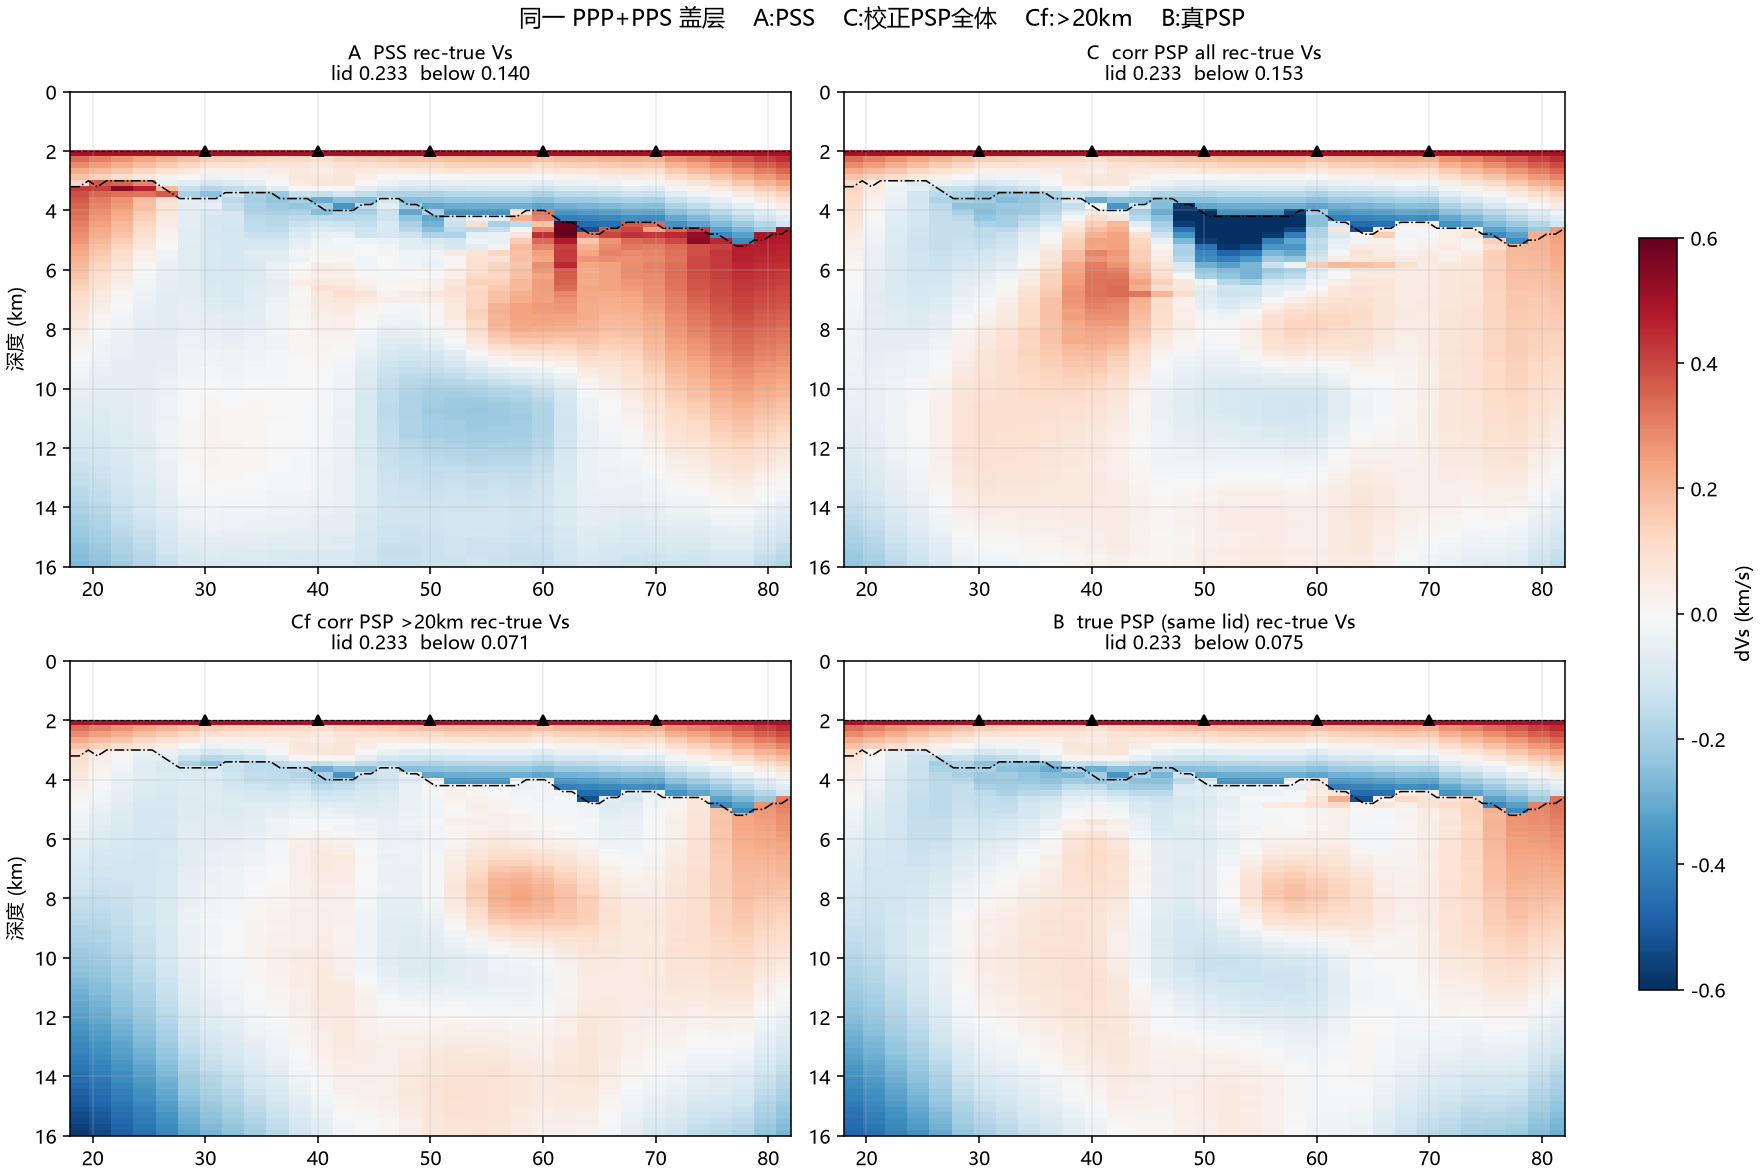

Write Python code to recreate this figure.
#!/usr/bin/env python
# -*- coding: utf-8 -*-
"""面下 Vs：PSS vs 正演校正 PSP（全体 / >20 km），对照全真 PSP。"""

from __future__ import annotations

import sys
from pathlib import Path

import matplotlib

matplotlib.use("Agg")
import matplotlib.pyplot as plt
import numpy as np

HERE = Path(__file__).resolve().parent
ROOT = HERE.parent
sys.path.insert(0, str(HERE))
sys.path.insert(0, str(ROOT))
sys.path.insert(0, str(ROOT / "inv_2d"))
sys.path.insert(0, str(ROOT.parents[1]))
sys.path.insert(0, str(ROOT.parents[1].parent / "water_inv"))
import inv_grid as g  # noqa: E402
from check_joint import DCLIM, OBS_XS, PHASES, region_rms, ttrms  # noqa: E402
from check_lvz import load_vp_vs  # noqa: E402
from check_sparse import _rms  # noqa: E402

plt.rcParams["font.sans-serif"] = ["Microsoft YaHei", "SimHei", "DejaVu Sans"]
plt.rcParams["axes.unicode_minus"] = False

XLO, XHI = 18.0, 82.0


def _print_vs(lab, xs, zs, rec, true):
    print(
        f"  {lab:22s}  lid {region_rms(xs, zs, rec, true, lid=True):.4f}  "
        f"below {region_rms(xs, zs, rec, true, lid=False):.4f}  "
        f"crust {region_rms(xs, zs, rec, true, lid=None):.4f}"
    )


def _style(ax, title):
    xs_l = np.linspace(XLO, XHI, 80)
    ax.plot(xs_l, [g.z_conv(x) for x in xs_l], "k-.", lw=0.8, zorder=2)
    ax.plot(xs_l, [g.H] * len(xs_l), "k--", lw=0.6, zorder=2)
    ax.plot(list(OBS_XS), [g.H] * len(OBS_XS), "k^", ms=5, zorder=7)
    ax.set_xlim(XLO, XHI)
    ax.set_ylim(16, 0)
    ax.set_title(title, fontsize=10)
    ax.grid(True, alpha=0.25)


def main() -> int:
    folders = (
        ("A  PSS", HERE / "path_a"),
        ("C  corr PSP all", HERE / "path_c"),
        ("Cf corr PSP >20km", HERE / "path_cf"),
        ("B  true PSP (same lid)", HERE / "path_bf"),
    )
    xs, zs, _, _, _, t_vs, _, _ = load_vp_vs(HERE / "path_a")
    recs = []
    print("Vs rec vs true")
    for lab, folder in folders:
        if not (folder / "rec_vs.smesh").is_file():
            print(f"  {lab:22s}  no rec_vs")
            recs.append((lab, None))
            continue
        _, _, _, _, _, t_vs_f, _, r_vs = load_vp_vs(folder)
        _print_vs(lab, xs, zs, r_vs, t_vs_f)
        recs.append((lab, r_vs))
        hold_t, hold_r = folder / "syn_holdout_true.dat", folder / "syn_holdout_rec.dat"
        if hold_t.is_file() and hold_r.is_file():
            print(f"    holdout PSP {ttrms(hold_t, hold_r, 6):.4f}  PSS {ttrms(hold_t, hold_r, 8):.4f}")

    fig, axes = plt.subplots(2, 2, figsize=(12.6, 8.4), facecolor="w", layout="constrained")
    extent = (float(xs[0]), float(xs[-1]), float(zs[-1]), float(zs[0]))
    last = None
    for ax, (lab, rec) in zip(axes.ravel(), recs):
        if rec is None:
            ax.set_title(f"{lab} 无 rec_vs")
            ax.axis("off")
            continue
        grid = rec - t_vs
        im = ax.imshow(
            grid,
            extent=extent,
            cmap="RdBu_r",
            vmin=-DCLIM,
            vmax=DCLIM,
            aspect="auto",
            interpolation="nearest",
            zorder=0,
        )
        last = im
        _style(
            ax,
            f"{lab} rec-true Vs\n"
            f"lid {region_rms(xs, zs, rec, t_vs, lid=True):.3f}  "
            f"below {region_rms(xs, zs, rec, t_vs, lid=False):.3f}",
        )
    if last is not None:
        fig.colorbar(last, ax=axes.ravel().tolist(), shrink=0.72, label="dVs (km/s)")
    axes[0, 0].set_ylabel("深度 (km)")
    axes[1, 0].set_ylabel("深度 (km)")
    fig.suptitle("同一 PPP+PPS 盖层    A:PSS    C:校正PSP全体    Cf:>20km    B:真PSP")
    out = HERE / "check_corr_vs.png"
    fig.savefig(out, dpi=140)
    plt.close(fig)
    print(f"wrote {out}")
    return 0


if __name__ == "__main__":
    raise SystemExit(main())
